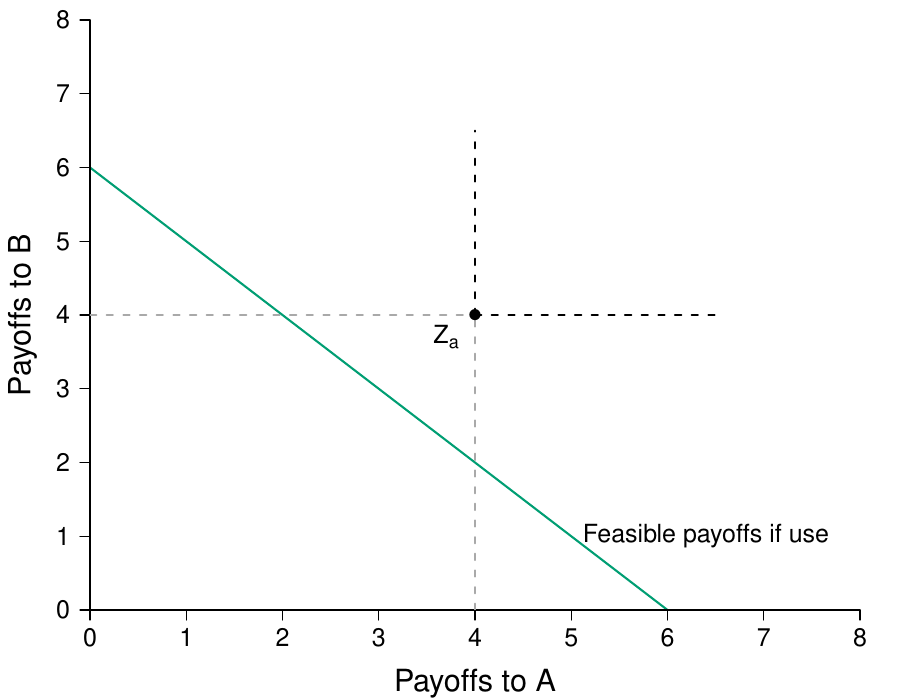

R code for this plot:
require(ggplot2)
require(shape)
require(plotrix)

pdf(file = "what_can_markets_do/coase_bargaining_initial_right_A.pdf", width = 9, height = 7)

#Set parameters for graphics
namesize <- 1.3
pointsize <- 1.8
axislabelsize <- 1.8
labelsize <- 1.5
namesize <- 1.8
annotatesize <- 1.5
graphlinewidth <- 2
segmentlinewidth <- 1.5



#Colors
COL <- c("#7fc97f", "#beaed4", "#fdc086", "#ffff99", "#386cb0", "#f0027f", "#bf5b17", "#666666")
COLA <- c("#99d8c9","#66c2a4","#41ae76", "#238b45", "#005824")
COLB <- c("#4eb3d3", "#2b8cbe", "#0868ac","#084081")
grays <- gray.colors(25, start = 1, end = 0)
CBCols <- c("#009E73","#0072B2","#E69F00","#CC79A7", "#F0E442")

upf <- function(ub) {
  6 - ub
}


uA <- function(xA, yA, alpha = 1/2){
  ((xA)^alpha)*((yA)^(1 - alpha))
}


par(mar =  c(4, 4, 1, 1))
xlims <- c(0, 8)
ylims <- c(0, 8)


plot(0, 0, xlim = xlims, ylim = ylims, type = "n",
     xlab = "",
     ylab = "",
     xaxt = "n", 
     yaxt = "n", 
     cex.lab = axislabelsize, 
     bty = "n",
     xaxs="i", 
     yaxs="i")

npts <- 500 
npts2 <- 501
#Specify the sequences of points for graphing. 
xx1 <- seq(xlims[1], xlims[2], length.out = npts)
xx2 <- seq(xlims[1], xlims[2], length.out = npts)
xx3 <- seq(xlims[1], xlims[2], length.out = npts2)

text(0.5*xlims[2], -1.3, expression(paste("Payoffs to A")), xpd = TRUE, cex = axislabelsize) 
text(-0.9, 0.5*ylims[2], expression(paste("Payoffs to B")), xpd = TRUE, cex = axislabelsize, srt = 90) 


#Draw the lines for the graphs
lines(xx1, upf(xx1), col = CBCols[1], lwd = graphlinewidth)

#Customize ticks and labels for the plot
ticksy <- seq(from = ylims[1], to = ylims[2], by = 1)
ylabels <- seq(from = ylims[1], to = ylims[2], by = 1)
ticksx <- seq(from =  xlims[1], to = xlims[2], by = 1)
xlabels <- seq(from = xlims[1], to = xlims[2], by = 1)
axis(1, at = ticksx, pos = 0, labels = xlabels, cex.axis = labelsize)
axis(2, at = ticksy, pos = 0, labels = ylabels, las = 1, cex.axis = labelsize)


#segments:
segments(4,  0, 4, 4, lty = 2, col = "darkgray", lwd = 2)
segments(0, 4, 4, 4, lty = 2, col = "darkgray", lwd = 2)

#segments(1,  0, 1, 5, lty = 2, col = "darkgray", lwd = 2)
#segments(0, 5, 1, 5, lty = 2, col = "darkgray", lwd = 2)

segments(4,  4, 6.5, 4, lty = 2, col = "black", lwd = 2)
segments(4, 4, 4, 6.5, lty = 2, col = "black", lwd = 2)


#points:
points(4,  4, pch = 16, col = "black", cex = 1.5)
text(4-0.3,  4-0.3, expression(Z[a]), cex = annotatesize)

#points(1, 5, pch = 16, col = "black", cex = 1.5)
#text(1 - 0.3, 5 - 0.3, expression(Z[b]), cex = annotatesize)

#label
text(6.4, 1, expression("Feasible payoffs if use"), cex = annotatesize)


dev.off()

